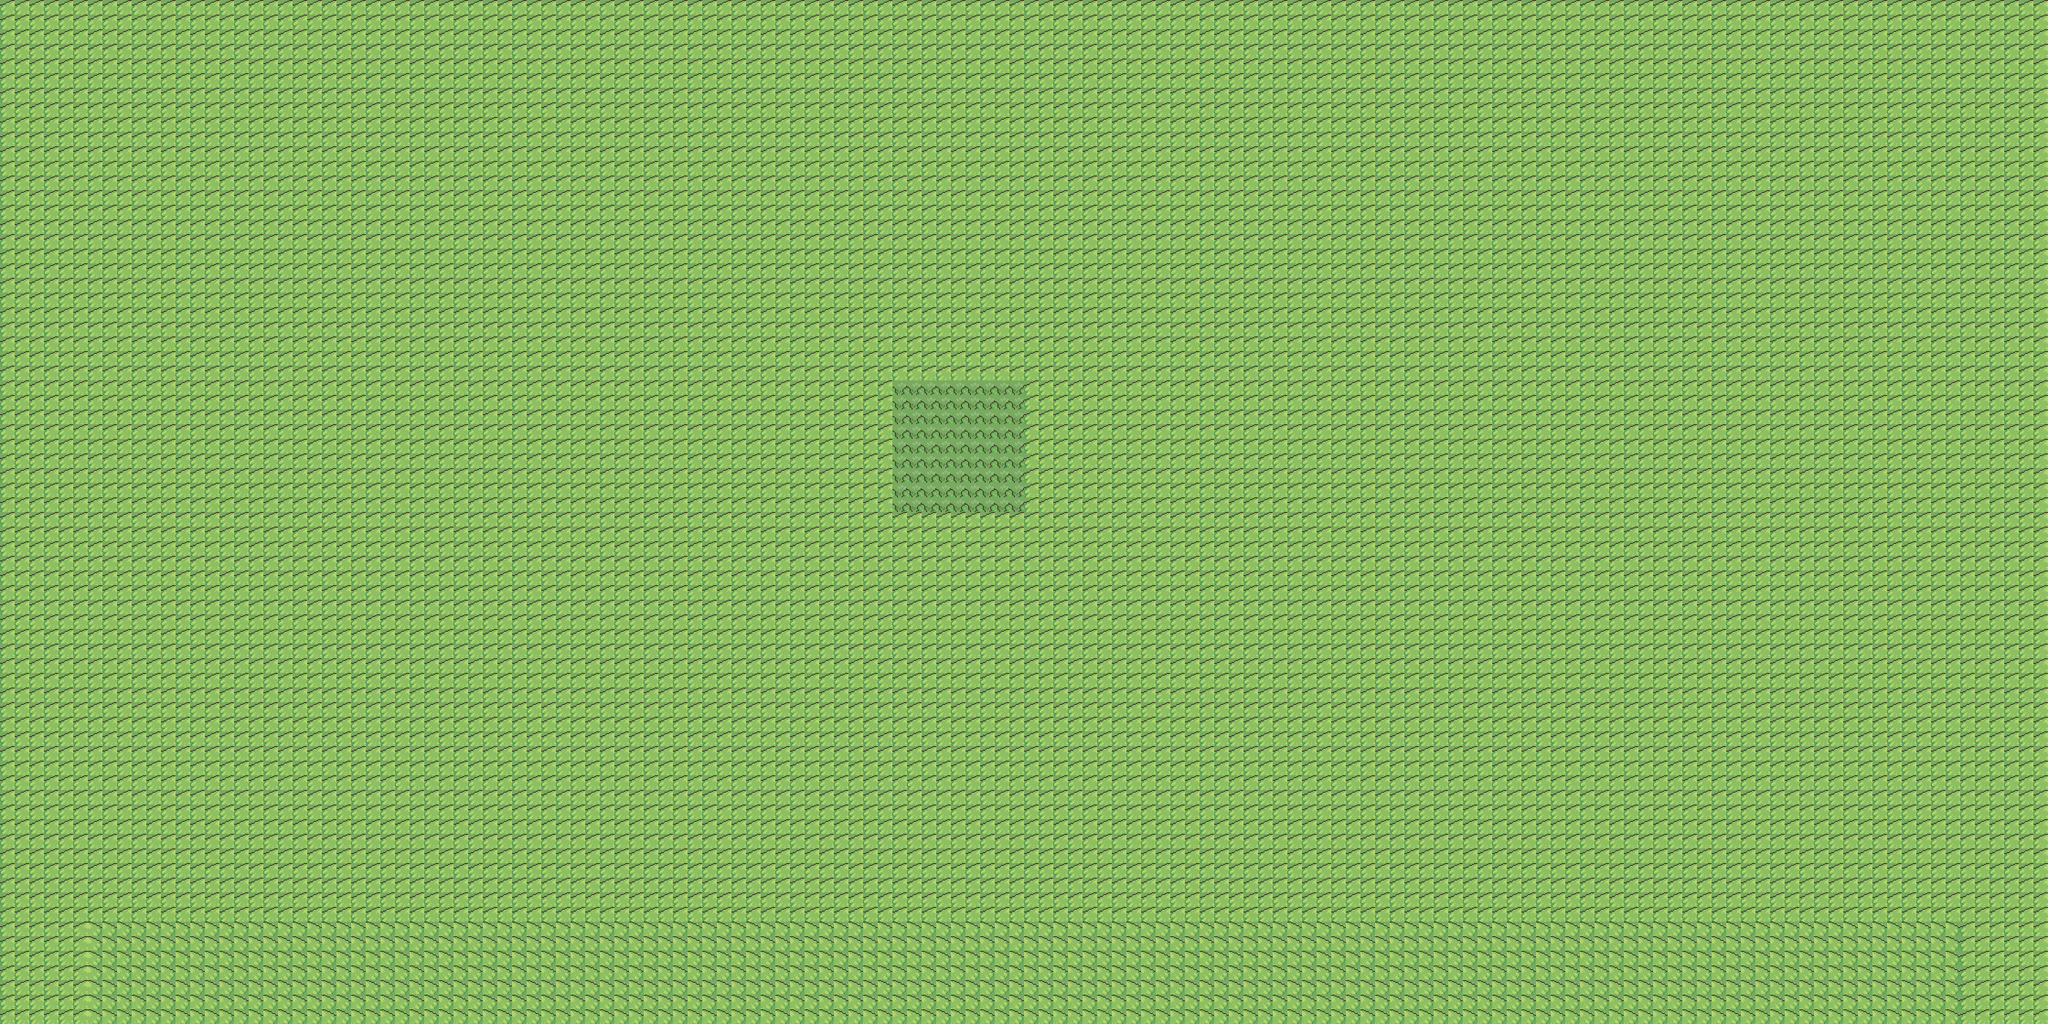

Rendered tile map (Tiled .tmx) drawn with the repository's tilesets; below, a short description and the map source with its tile grids summarised:
An orthogonal 140x70 tile map with 32x32 px tiles, 1 tile layer (sol) and 7 objects (2x collision_rocher, Player, pnj_marcheur, pnj_garde, switch_sud, ...).

<map version="1.0" orientation="orthogonal" renderorder="right-down" width="140" height="70" tilewidth="32" tileheight="32" nextobjectid="8">
 <tileset firstgid="1" source="septeme-village.tsx" />
 <layer name="sol" width="140" height="70">
  <data>[9800 cells, 9800 non-empty, 3 distinct tile ids]</data>
 </layer>
 <objectgroup name="spawns">
  <object id="1" name="Player" x="2240" y="1120" width="32" height="32" />
 </objectgroup>
 <objectgroup name="pnjs">
  <object id="2" name="pnj_marcheur" x="1400" y="1400" width="32" height="32">
   <properties>
    <property name="image" value="pnj 2.png" />
    <property name="x2" value="1656" />
    <property name="y2" value="1400" />
    <property name="speed" value="1" />
   </properties>
  </object>
  <object id="3" name="pnj_garde" x="2800" y="2100" width="32" height="32">
   <properties>
    <property name="image" value="Playerred.png" />
   </properties>
  </object>
 </objectgroup>
 <objectgroup name="collision">
  <object id="4" name="collision_rocher" x="1680" y="840" width="64" height="64" />
  <object id="5" name="collision_rocher" x="1960" y="980" width="64" height="64" />
 </objectgroup>
 <objectgroup name="exits">
  <object id="6" name="switch_sud" x="0" y="2176" width="4480" height="64">
   <properties>
    <property name="to_map" value="Megalopole_centrale" />
    <property name="to_spawn" value="Player" />
   </properties>
  </object>
  <object id="7" name="switch_nord" x="0" y="0" width="4480" height="64">
   <properties>
    <property name="to_map" value="Megalopole_centrale" />
    <property name="to_spawn" value="Player" />
   </properties>
  </object>
 </objectgroup>
</map>
